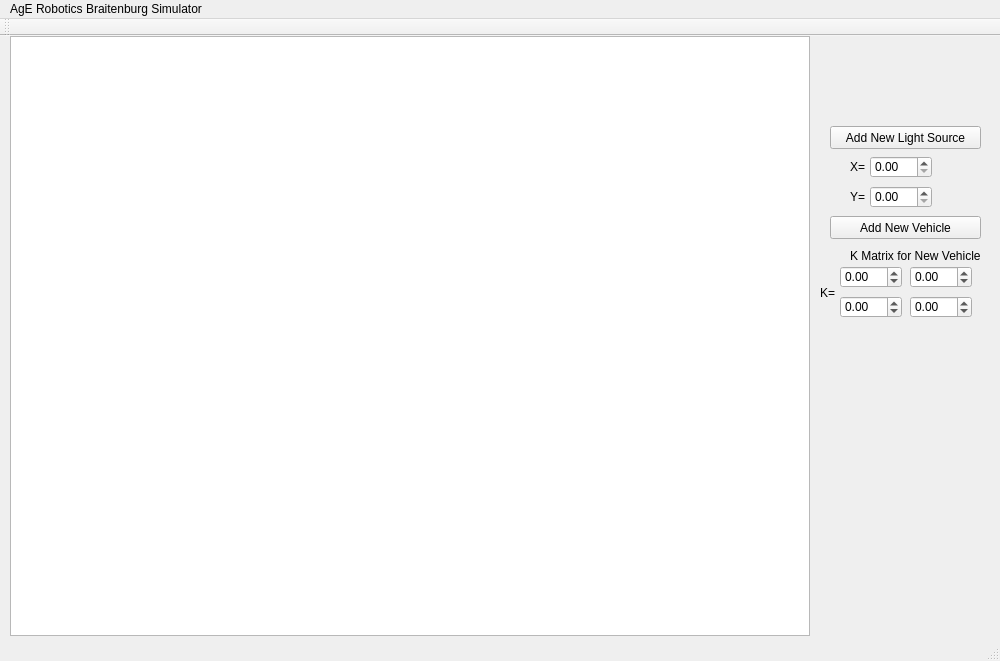
<?xml version="1.0" encoding="UTF-8"?>
<ui version="4.0">
 <class>MainWindow</class>
 <widget class="QMainWindow" name="MainWindow">
  <property name="geometry">
   <rect>
    <x>0</x>
    <y>0</y>
    <width>1000</width>
    <height>661</height>
   </rect>
  </property>
  <property name="windowTitle">
   <string>MainWindow</string>
  </property>
  <widget class="QWidget" name="centralWidget">
   <widget class="QGraphicsView" name="simulatorView">
    <property name="geometry">
     <rect>
      <x>10</x>
      <y>0</y>
      <width>800</width>
      <height>600</height>
     </rect>
    </property>
    <property name="sizePolicy">
     <sizepolicy hsizetype="Fixed" vsizetype="Fixed">
      <horstretch>0</horstretch>
      <verstretch>0</verstretch>
     </sizepolicy>
    </property>
    <property name="cursor" stdset="0">
     <cursorShape>CrossCursor</cursorShape>
    </property>
    <property name="mouseTracking">
     <bool>true</bool>
    </property>
   </widget>
   <widget class="QPushButton" name="addLight">
    <property name="geometry">
     <rect>
      <x>830</x>
      <y>90</y>
      <width>151</width>
      <height>23</height>
     </rect>
    </property>
    <property name="text">
     <string>Add New Light Source</string>
    </property>
   </widget>
   <widget class="QPushButton" name="addVehicle">
    <property name="geometry">
     <rect>
      <x>830</x>
      <y>180</y>
      <width>151</width>
      <height>23</height>
     </rect>
    </property>
    <property name="text">
     <string>Add New Vehicle</string>
    </property>
   </widget>
   <widget class="QLabel" name="label">
    <property name="geometry">
     <rect>
      <x>820</x>
      <y>250</y>
      <width>46</width>
      <height>13</height>
     </rect>
    </property>
    <property name="text">
     <string>K=</string>
    </property>
   </widget>
   <widget class="QDoubleSpinBox" name="kMat00">
    <property name="geometry">
     <rect>
      <x>840</x>
      <y>230</y>
      <width>62</width>
      <height>22</height>
     </rect>
    </property>
    <property name="minimum">
     <double>-99.989999999999995</double>
    </property>
   </widget>
   <widget class="QDoubleSpinBox" name="kMat10">
    <property name="geometry">
     <rect>
      <x>840</x>
      <y>260</y>
      <width>62</width>
      <height>22</height>
     </rect>
    </property>
    <property name="minimum">
     <double>-99.989999999999995</double>
    </property>
   </widget>
   <widget class="QDoubleSpinBox" name="kMat11">
    <property name="geometry">
     <rect>
      <x>910</x>
      <y>260</y>
      <width>62</width>
      <height>22</height>
     </rect>
    </property>
    <property name="minimum">
     <double>-99.989999999999995</double>
    </property>
   </widget>
   <widget class="QDoubleSpinBox" name="kMat01">
    <property name="geometry">
     <rect>
      <x>910</x>
      <y>230</y>
      <width>62</width>
      <height>22</height>
     </rect>
    </property>
    <property name="minimum">
     <double>-99.989999999999995</double>
    </property>
   </widget>
   <widget class="QLabel" name="label_2">
    <property name="geometry">
     <rect>
      <x>850</x>
      <y>210</y>
      <width>131</width>
      <height>20</height>
     </rect>
    </property>
    <property name="text">
     <string>K Matrix for New Vehicle</string>
    </property>
   </widget>
   <widget class="QDoubleSpinBox" name="lightX">
    <property name="geometry">
     <rect>
      <x>870</x>
      <y>120</y>
      <width>62</width>
      <height>22</height>
     </rect>
    </property>
    <property name="minimum">
     <double>0.000000000000000</double>
    </property>
    <property name="maximum">
     <double>800.000000000000000</double>
    </property>
   </widget>
   <widget class="QDoubleSpinBox" name="lightY">
    <property name="geometry">
     <rect>
      <x>870</x>
      <y>150</y>
      <width>62</width>
      <height>22</height>
     </rect>
    </property>
    <property name="minimum">
     <double>0.000000000000000</double>
    </property>
    <property name="maximum">
     <double>600.000000000000000</double>
    </property>
   </widget>
   <widget class="QLabel" name="label_3">
    <property name="geometry">
     <rect>
      <x>850</x>
      <y>120</y>
      <width>46</width>
      <height>21</height>
     </rect>
    </property>
    <property name="text">
     <string>X=</string>
    </property>
   </widget>
   <widget class="QLabel" name="label_4">
    <property name="geometry">
     <rect>
      <x>850</x>
      <y>150</y>
      <width>46</width>
      <height>21</height>
     </rect>
    </property>
    <property name="text">
     <string>Y=</string>
    </property>
   </widget>
  </widget>
  <widget class="QMenuBar" name="menuBar">
   <property name="geometry">
    <rect>
     <x>0</x>
     <y>0</y>
     <width>1000</width>
     <height>21</height>
    </rect>
   </property>
   <widget class="QMenu" name="menuAgE_Robotics_Braitenburg_Simulator">
    <property name="title">
     <string>AgE Robotics Braitenburg Simulator</string>
    </property>
   </widget>
   <addaction name="menuAgE_Robotics_Braitenburg_Simulator"/>
  </widget>
  <widget class="QToolBar" name="mainToolBar">
   <attribute name="toolBarArea">
    <enum>TopToolBarArea</enum>
   </attribute>
   <attribute name="toolBarBreak">
    <bool>false</bool>
   </attribute>
  </widget>
  <widget class="QStatusBar" name="statusBar"/>
 </widget>
 <layoutdefault spacing="6" margin="11"/>
 <resources/>
 <connections/>
</ui>
